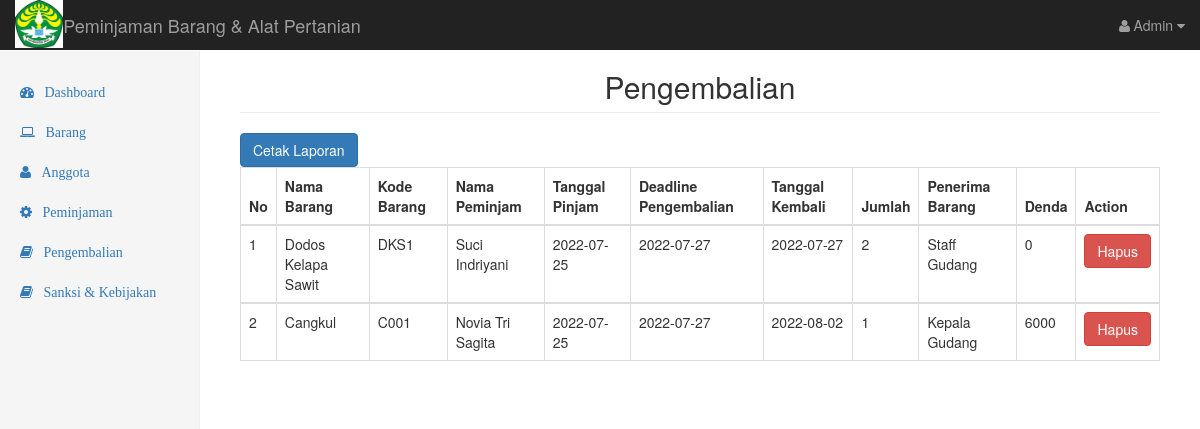
Page /pengembalian.php (signed in) on the committed database.
### tables this page shows
CREATE TABLE IF NOT EXISTS `pengembalian` (
  `id` int(11) NOT NULL AUTO_INCREMENT,
  `id_brg` int(11) NOT NULL,
  `id_anggota` int(11) NOT NULL,
  `id_peminjaman` int(11) NOT NULL,
  `tgl_kembali` date NOT NULL,
  `penerima` varchar(40) NOT NULL,
  PRIMARY KEY (`id`),
  KEY `id_brg` (`id_brg`,`id_anggota`),
  KEY `id_peminjaman` (`id_peminjaman`),
  KEY `id_peminjam` (`id_anggota`)
);

CREATE TABLE IF NOT EXISTS `barang` (
  `id_brg` int(11) NOT NULL AUTO_INCREMENT,
  `nama_brg` varchar(255) NOT NULL,
  `kode_barang` varchar(20) NOT NULL,
  `jenis_brg` varchar(255) NOT NULL,
  `stok_brg` varchar(255) NOT NULL,
  `foto` varchar(250) NOT NULL,
  PRIMARY KEY (`id_brg`)
);

CREATE TABLE IF NOT EXISTS `peminjaman` (
  `id_peminjaman` int(10) NOT NULL AUTO_INCREMENT,
  `id_brg` int(11) NOT NULL,
  `id_anggota` int(11) NOT NULL,
  `kode_brg` varchar(40) NOT NULL,
  `tgl_pinjam` date NOT NULL,
  `tgl_kembali` date NOT NULL,
  `deadline` date NOT NULL,
  `jumlah` int(8) NOT NULL,
  `status` tinyint(1) NOT NULL DEFAULT '0',
  `penerima` varchar(40) NOT NULL,
  `denda` int(20) NOT NULL,
  PRIMARY KEY (`id_peminjaman`),
  KEY `id_brg` (`id_brg`,`id_anggota`),
  KEY `id_peminjam` (`id_anggota`),
  KEY `id_anggota` (`id_anggota`),
  KEY `id_brg_2` (`id_brg`)
);

CREATE TABLE IF NOT EXISTS `anggota` (
  `id_anggota` int(11) NOT NULL AUTO_INCREMENT,
  `nama` varchar(40) NOT NULL,
  `password` varchar(40) NOT NULL,
  `kelas` varchar(40) NOT NULL,
  `no_hp` varchar(12) NOT NULL,
  PRIMARY KEY (`id_anggota`)
);

### pengembalian.php (the view, shortened to what this page needs)
<?php
include "config/koneksi.php" ?>
<!DOCTYPE html>
<html lang="en">
  <head>
    <link href="bootstrap/dist/css/bootstrap.min.css" rel="stylesheet">
    <link href="bootstrap/dist/css/global.css" rel="stylesheet">
    <link href="bootstrap/font-awesome/css/font-awesome.min.css" rel="stylesheet" type="text/css">
  </head>
  <body>
    <nav class="navbar navbar-inverse navbar-fixed-top">
      <div class="container-fluid">
        <div class="navbar-header">
          <img src="download.png" height="9%" width="9%" align="left" border=20>
          <a class="navbar-brand" href="#">Peminjaman Barang & Alat Pertanian</a>
        </div>
        <div id="navbar" class="navbar-collapse collapse">
          <ul class="nav navbar-nav navbar-right">
            <li class="dropdown">
              <a class="dropdown-toggle" data-toggle="dropdown">
                <i class="fa fa-user fa-fw"></i>Admin <i class="fa fa-caret-down"></i>
              </a>
          </li>
          </ul>
        </div>
      </div>
    </nav>
    <div class="container-fluid">
      <div class="row">
        <div class="col-sm-3 col-md-2 sidebar">
          <ul class="nav nav-sidebar">
            <li class=""><a href="dashboard.php"><i class="fa fa-dashboard">&nbsp;&nbsp;&nbsp;Dashboard</i></a></li>
            <li><a href="barang.php"><i class="fa fa-laptop">&nbsp;&nbsp;&nbsp;Barang</i></a></li>
            <li><a href="peminjam.php"><i class="fa fa-user">&nbsp;&nbsp;&nbsp;Anggota</i></a></li>
            <li><a href="peminjaman.php"><i class="fa fa-gear">&nbsp;&nbsp;&nbsp;Peminjaman</i></a></li>
            <li><a href="pengembalian.php"><i class="fa fa-book">&nbsp;&nbsp;&nbsp;Pengembalian</i></a></li>
            <li><a href="sanksi.php"><i class="fa fa-book">&nbsp;&nbsp;&nbsp;Sanksi & Kebijakan</i></a></li>
          </ul>
        </div>
        <div class="col-sm-9 col-sm-offset-3 col-md-10 col-md-offset-2 main">
          <center><h2 class="page-header">Pengembalian</h2></center>
          <a href="cetak.php" class="btn btn-primary">Cetak Laporan</a>
              <table id="tabelpengembalian" class="table table-bordered table-hover">
                     <thead>
                        <tr>
                          <th>No</th>
                          <th>Nama Barang</th>
                          <th>Kode Barang</th>
                          <th>Nama Peminjam</th>
                          <th>Tanggal Pinjam</th>
                          <th>Deadline Pengembalian</th>
                          <th>Tanggal Kembali</th>
                          <th>Jumlah</th>
                          <th>Penerima Barang</th>
                          <th>Denda</th>
                          <th>Action</th>
                        </tr>
                     </thead>
                      <?php
                     $sql = "SELECT pengembalian.*,
                            barang.id_brg,
                            barang.nama_brg,
                            peminjaman.kode_brg,
                            peminjaman.id_peminjaman,
                            peminjaman.tgl_pinjam,
                            peminjaman.deadline,
                            peminjaman.jumlah,
                            peminjaman.denda,
                            peminjaman.status,
                            anggota.id_anggota,
                            anggota.nama
                            FROM pengembalian JOIN barang ON pengembalian.id_brg=barang.id_brg JOIN anggota ON pengembalian.id_anggota=anggota.id_anggota JOIN peminjaman ON
                            peminjaman.id_peminjaman=pengembalian.id_peminjaman WHERE peminjaman.status=1";
                     $query = $mysqli->query($sql);
                     $no = 1;
                     while ($lihat=mysqli_fetch_array($query)){
                      ?>
                       <tbody>
                        <tr>
                          <td><?php echo $no++; ?></td>
                          <td><?php echo $lihat['nama_brg']; ?></td>
                          <td><?php echo $lihat['kode_brg']; ?></td>
                          <td><?php echo $lihat['nama'];?></td>
                          <td><?php echo $lihat['tgl_pinjam']; ?></td>
                          <td><?php echo $lihat['deadline']; ?></td>
                          <td><?php echo $lihat['tgl_kembali']; ?></td>
                          <td><?php echo $lihat['jumlah']; ?></td>
                          <td><?php echo $lihat['penerima']; ?></td>
                          <td><?php echo $lihat['denda']; ?></td>
                          <td>
                          <a href="hapuspengembalian.php?id=<?php echo $lihat['id']; ?>"
                           class="btn btn-danger">Hapus</a></td>
                        </tr>
                        <?php
                        } ?>
                        </tbody>
              </table>
        </div>
      </div>
    </div>
    <?php require_once "templates/footer.php" ?>

### rows in the picture
pengembalian: id_brg.nama_brg "Dodos Kelapa Sawit", id_peminjaman.kode_brg "DKS1", id_anggota.nama "Suci Indriyani", id_peminjaman.tgl_pinjam "2022-07-25", id_peminjaman.deadline "2022-07-27", tgl_kembali "2022-07-27", id_peminjaman.jumlah "2", penerima "Staff Gudang", id_peminjaman.denda "0"
pengembalian: id_brg.nama_brg "Cangkul", id_peminjaman.kode_brg "C001", id_anggota.nama "Novia Tri Sagita", id_peminjaman.tgl_pinjam "2022-07-25", id_peminjaman.deadline "2022-07-27", tgl_kembali "2022-08-02", id_peminjaman.jumlah "1", penerima "Kepala Gudang", id_peminjaman.denda "6000"
